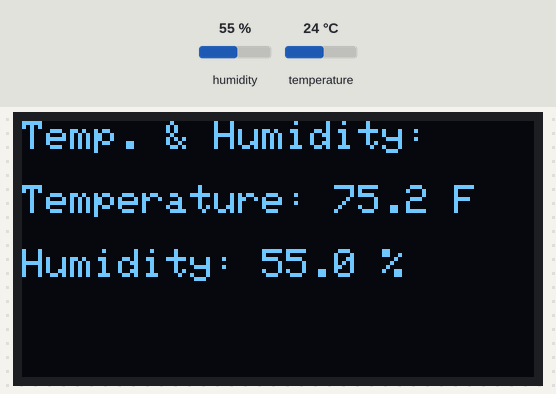
A sketch run on a simulated ESP32. Shown: 128×64 one-colour display. The test bench sets the inputs (shaded band); at power-on: humidity 55 %, temperature 24 °C.

Above: at 2.2 s.
2.3 s: humidity set to 22 %
At 3.7 s:
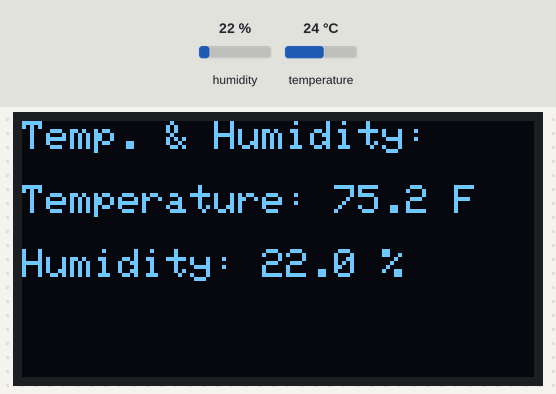
5.0 s: temperature set to 12 °C
At 5.8 s:
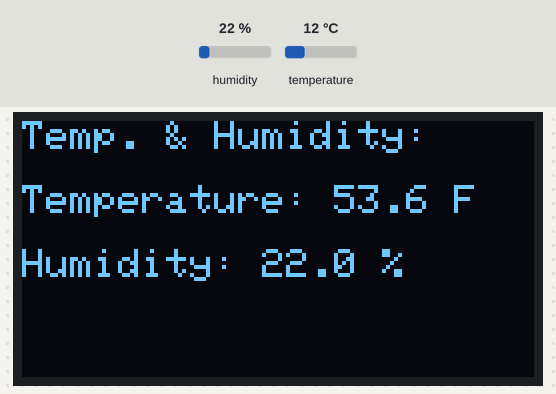
7.7 s: humidity set to 40 %
At 10.0 s:
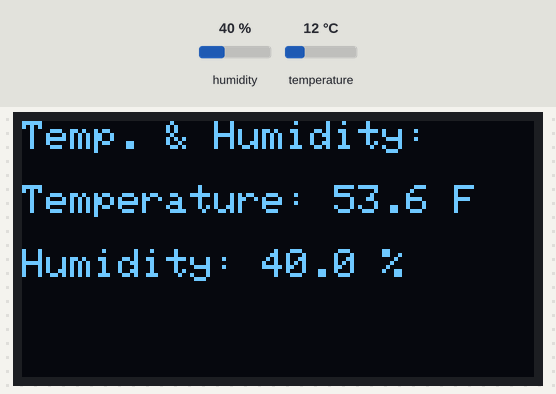
10.7 s: temperature set to 19 °C
At 12.1 s:
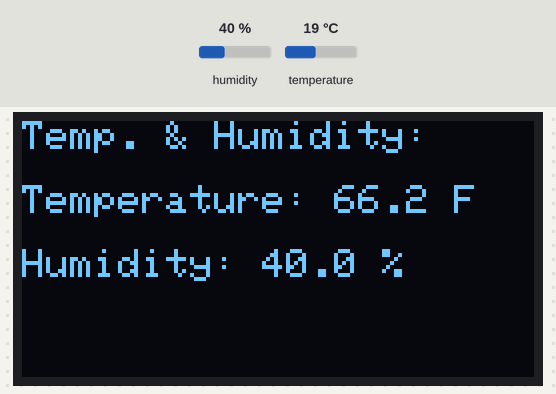
Timing chart, 0 to 13.7 s (numbered marks = the images above; inputs shaded):
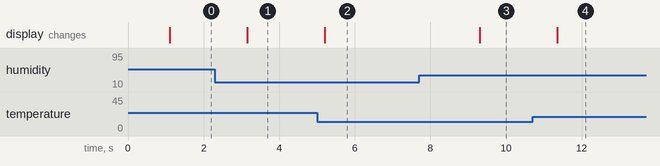

Measured:
- after the input at 2.3 s, the display: changes after 0.85 s (image 1)
- after the input at 5.0 s, the display: changes after 0.20 s (image 2)
- after the input at 7.7 s, the display: changes after 1.6 s (image 3)
- after the input at 10.7 s, the display: changes after 0.65 s (image 4)

The sketch:

esp32-climate-display.ino
```cpp
#include <Adafruit_SSD1306.h> //For Adafruit SSD1306 OLED display.
#include <Adafruit_GFX.h>
#include <DHT.h>
#include <Wire.h>

#define SCREEN_WIDTH 128
#define SCREEN_HEIGHT 64
#define OLED_RESET -1
#define SCREEN_ADDRESS 0x3C
Adafruit_SSD1306 display(SCREEN_WIDTH, SCREEN_HEIGHT, &Wire, OLED_RESET);

#define DHTPIN 15
#define DHTTYPE DHT11
DHT dht(DHTPIN, DHTTYPE);

void setup() {
  Serial.begin(9600);
  if(!display.begin(SSD1306_SWITCHCAPVCC, SCREEN_ADDRESS)) {
    Serial.println("OLED failed");
    for(;;);
  }

  dht.begin();
  display.clearDisplay();
  display.setTextSize(1); // Can adjust this to make font larger. (Only works as integer values)
  display.setTextColor(SSD1306_WHITE);
  display.setCursor(0,0);
  display.println("Reading sensor...");
  display.display();
  delay(1000);
}

void loop() {
  float tempC = dht.readTemperature(); // Reads in Celsius and then converts to Farenheit
  float tempF = tempC * 1.8 + 32;
  float hum = dht.readHumidity();

  if (isnan(tempF) || isnan(hum)) {
    Serial.println("Sensor read failed");
    return;
  }

  display.clearDisplay();
  display.setCursor(0, 0);
  display.setTextSize(1);
  display.println("Temp. & Humidity:");
  display.println(""); // Space between text lines.

  display.print("Temperature: ");
  display.print(tempF, 1); // 1 decimal place
  display.println(" F");
  display.println(""); // Space between text lines.

  display.print("Humidity: ");
  display.print(hum, 1);
  display.println(" %");

  display.display();
  delay(2000);
}
```
